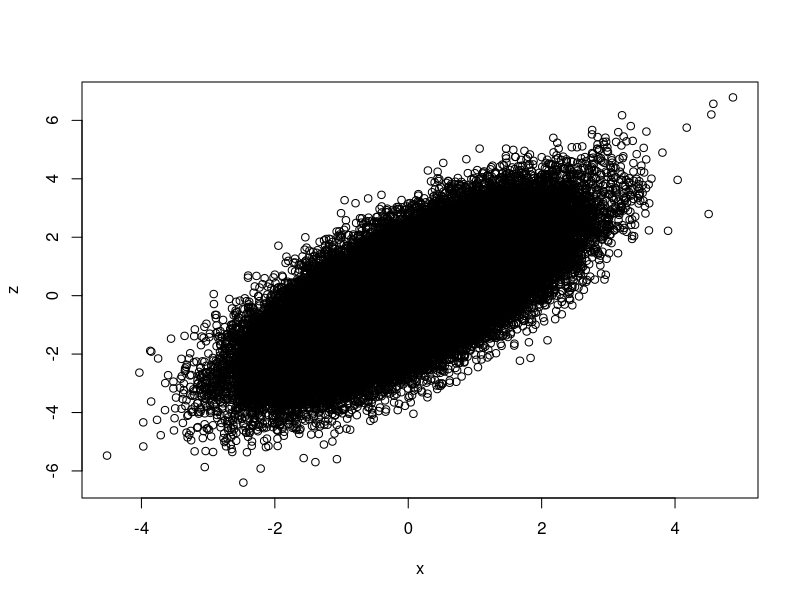
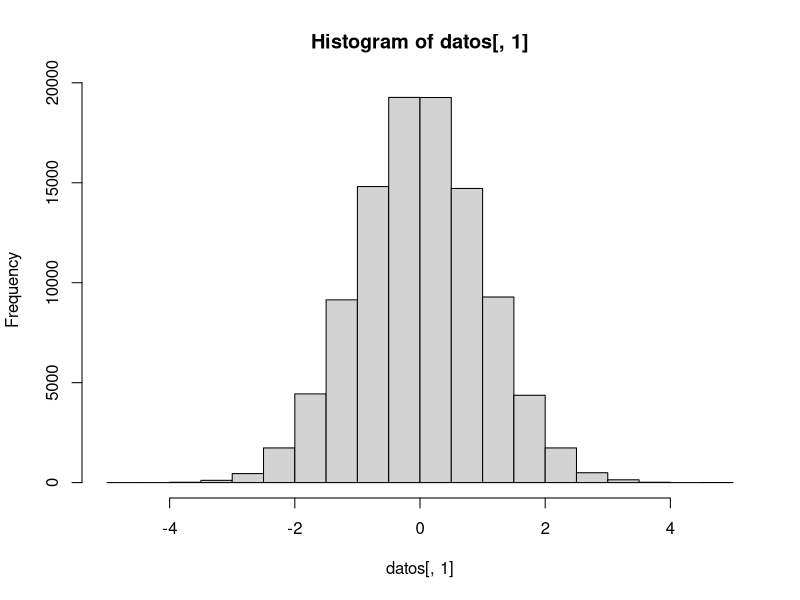
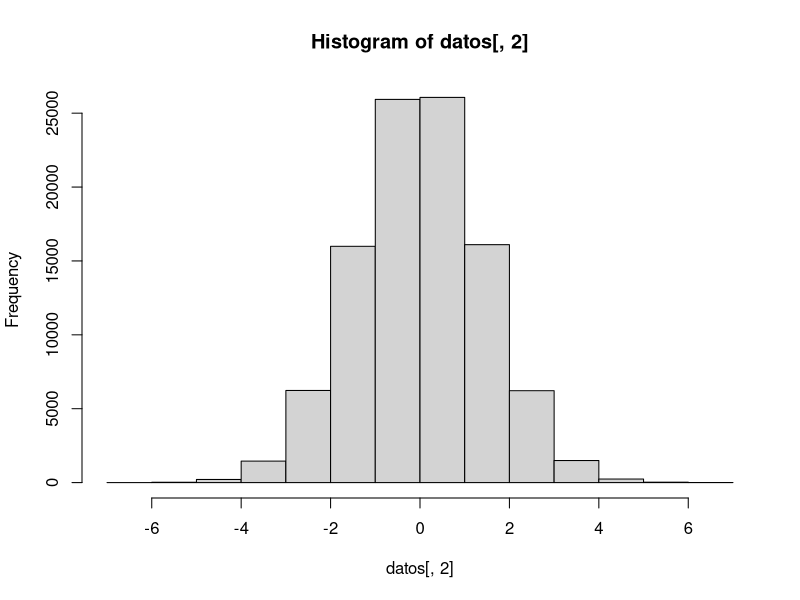
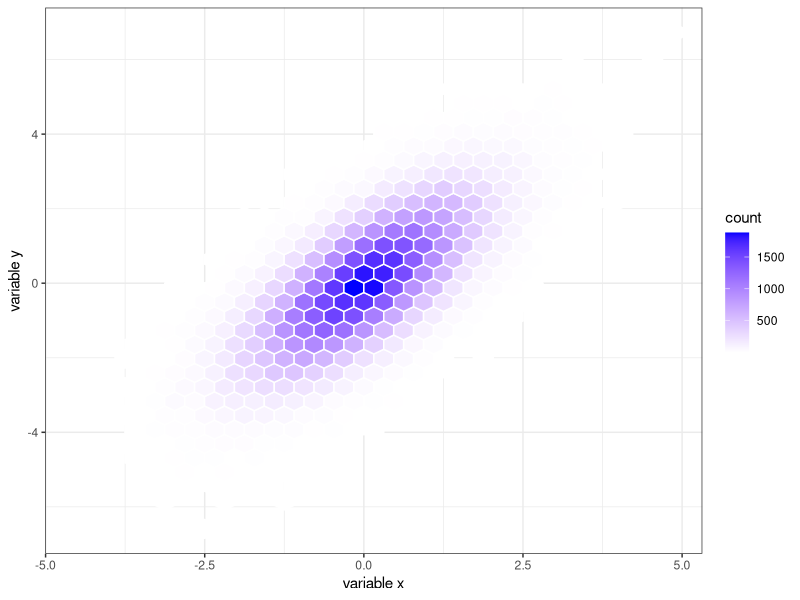
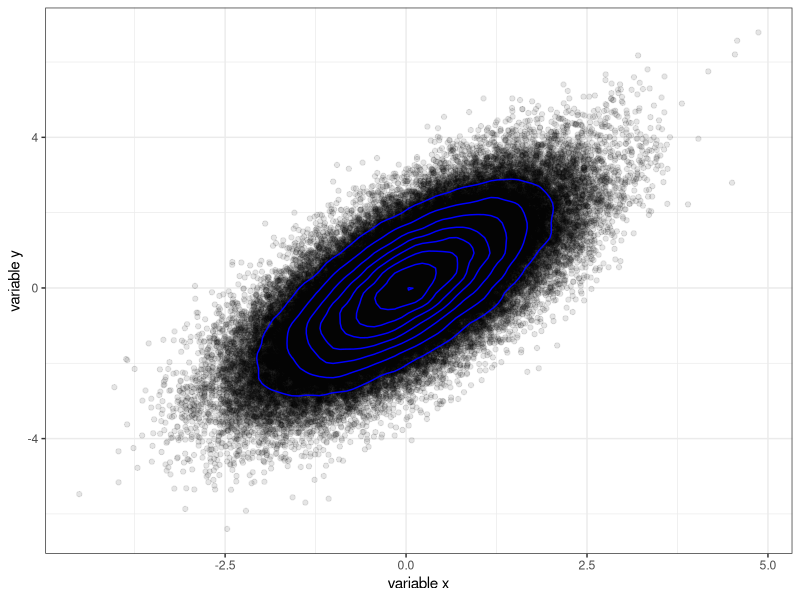

These charts were generated, in order, by the following R code:
#----------------------------------------------
# MUCD - Practica 20
# Graficos para big-data
#----------------------------------------------

#r norm(1000,0,1)
rnorm(2,0,1)

#1000 datos, media, desviacion tipica
#----------------------------------------------
# Obtenemos los datos (x,y) por simulacion con 0.7 de correlacion
#----------------------------------------------
set.seed(2023)
# tamano de muestra
n<-100000
# Generar el dataset datos
x<-rnorm(n)
y<-rnorm(n)
# x y estan correlacionados
z<-x+y
#hay correlacion positiva, con tendencia positiva, correlacion 0.7
plot(x,z)
cor.test(x,z)
datos<-data.frame(x,z)
hist(datos[,1])
hist(datos[,2])

#----------------------------------------------
# Paquetes 
#----------------------------------------------

# install.packages("hexbin")
library("ggplot2")
library("hexbin")

#----------------------------------------------
# Graficos de exagonos UNA MANERA DE PONER LOS DATOS MAS BONITOS
#----------------------------------------------
g2 <- ggplot(datos, (aes(x=datos[,1],y=datos[,2])))+
  stat_binhex(color='white')+
  theme_bw()+
  scale_fill_gradient(low='white', high = 'blue')+
  labs(x='variable x', y='variable y')
g2

#----------------------------------------------
# Graficos de contorno
#----------------------------------------------
 ggplot(datos, (aes(x=datos[,1],y=datos[,2])))+
  theme_bw()+
  geom_point(alpha=0.1)+
  geom_density_2d(color='blue')+
  labs(x='variable x', y='variable y')
